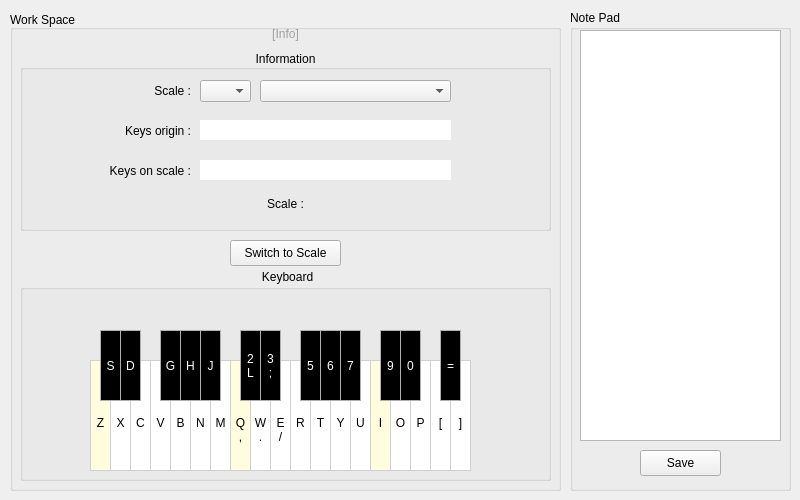
<?xml version="1.0" encoding="UTF-8"?>
<ui version="4.0">
 <class>Form</class>
 <widget class="QWidget" name="Form">
  <property name="geometry">
   <rect>
    <x>0</x>
    <y>0</y>
    <width>800</width>
    <height>500</height>
   </rect>
  </property>
  <property name="windowTitle">
   <string>Simple Piano</string>
  </property>
  <widget class="QGroupBox" name="boxNotePad">
   <property name="geometry">
    <rect>
     <x>570</x>
     <y>10</y>
     <width>221</width>
     <height>481</height>
    </rect>
   </property>
   <property name="title">
    <string>Note Pad</string>
   </property>
   <widget class="QTextEdit" name="textNotePad">
    <property name="geometry">
     <rect>
      <x>10</x>
      <y>20</y>
      <width>201</width>
      <height>411</height>
     </rect>
    </property>
   </widget>
   <widget class="QPushButton" name="buttonSaveNote">
    <property name="geometry">
     <rect>
      <x>70</x>
      <y>440</y>
      <width>81</width>
      <height>26</height>
     </rect>
    </property>
    <property name="text">
     <string>Save</string>
    </property>
   </widget>
  </widget>
  <widget class="QGroupBox" name="boxWorkSpace">
   <property name="geometry">
    <rect>
     <x>10</x>
     <y>10</y>
     <width>551</width>
     <height>481</height>
    </rect>
   </property>
   <property name="title">
    <string>Work Space</string>
   </property>
   <property name="alignment">
    <set>Qt::AlignBottom|Qt::AlignLeading|Qt::AlignLeft</set>
   </property>
   <widget class="QGroupBox" name="boxInformation">
    <property name="geometry">
     <rect>
      <x>10</x>
      <y>40</y>
      <width>531</width>
      <height>181</height>
     </rect>
    </property>
    <property name="title">
     <string>Information</string>
    </property>
    <property name="alignment">
     <set>Qt::AlignCenter</set>
    </property>
    <widget class="QLabel" name="labelScale">
     <property name="geometry">
      <rect>
       <x>70</x>
       <y>30</y>
       <width>101</width>
       <height>21</height>
      </rect>
     </property>
     <property name="text">
      <string>Scale :</string>
     </property>
     <property name="alignment">
      <set>Qt::AlignRight|Qt::AlignTrailing|Qt::AlignVCenter</set>
     </property>
    </widget>
    <widget class="QLabel" name="labelKeysOrigin">
     <property name="geometry">
      <rect>
       <x>70</x>
       <y>70</y>
       <width>101</width>
       <height>21</height>
      </rect>
     </property>
     <property name="text">
      <string>Keys origin :</string>
     </property>
     <property name="alignment">
      <set>Qt::AlignRight|Qt::AlignTrailing|Qt::AlignVCenter</set>
     </property>
    </widget>
    <widget class="QLabel" name="labelKeysOnScale">
     <property name="geometry">
      <rect>
       <x>70</x>
       <y>110</y>
       <width>101</width>
       <height>21</height>
      </rect>
     </property>
     <property name="text">
      <string>Keys on scale :</string>
     </property>
     <property name="alignment">
      <set>Qt::AlignRight|Qt::AlignTrailing|Qt::AlignVCenter</set>
     </property>
    </widget>
    <widget class="QLineEdit" name="lineKeyOrigin">
     <property name="geometry">
      <rect>
       <x>180</x>
       <y>70</y>
       <width>251</width>
       <height>20</height>
      </rect>
     </property>
     <property name="focusPolicy">
      <enum>Qt::NoFocus</enum>
     </property>
     <property name="frame">
      <bool>false</bool>
     </property>
     <property name="readOnly">
      <bool>true</bool>
     </property>
    </widget>
    <widget class="QLineEdit" name="lineKeyOnScale">
     <property name="geometry">
      <rect>
       <x>180</x>
       <y>110</y>
       <width>251</width>
       <height>20</height>
      </rect>
     </property>
     <property name="focusPolicy">
      <enum>Qt::NoFocus</enum>
     </property>
     <property name="frame">
      <bool>false</bool>
     </property>
     <property name="readOnly">
      <bool>true</bool>
     </property>
    </widget>
    <widget class="QComboBox" name="comboRootNote">
     <property name="geometry">
      <rect>
       <x>180</x>
       <y>30</y>
       <width>51</width>
       <height>22</height>
      </rect>
     </property>
    </widget>
    <widget class="QComboBox" name="comboScale">
     <property name="geometry">
      <rect>
       <x>240</x>
       <y>30</y>
       <width>191</width>
       <height>22</height>
      </rect>
     </property>
    </widget>
    <widget class="QLabel" name="label_scale">
     <property name="geometry">
      <rect>
       <x>40</x>
       <y>140</y>
       <width>451</width>
       <height>28</height>
      </rect>
     </property>
     <property name="styleSheet">
      <string notr="true"/>
     </property>
     <property name="text">
      <string>Scale :</string>
     </property>
     <property name="alignment">
      <set>Qt::AlignCenter</set>
     </property>
    </widget>
   </widget>
   <widget class="QGroupBox" name="boxKeyboard">
    <property name="geometry">
     <rect>
      <x>10</x>
      <y>260</y>
      <width>531</width>
      <height>211</height>
     </rect>
    </property>
    <property name="focusPolicy">
     <enum>Qt::StrongFocus</enum>
    </property>
    <property name="styleSheet">
     <string notr="true">QGroupBox:focus {
	border: 2px dotted #00d4ff;
	margin: 8px 0 0 0;
	color: #00d4ff;
}
QGroupBox::title {
	subcontrol-origin: margin;
	subcontrol-position: top center;
	padding: 0 3px;
}</string>
    </property>
    <property name="title">
     <string>Keyboard</string>
    </property>
    <property name="alignment">
     <set>Qt::AlignCenter</set>
    </property>
    <widget class="QPushButton" name="buttonWhiteKey_1">
     <property name="geometry">
      <rect>
       <x>70</x>
       <y>90</y>
       <width>21</width>
       <height>111</height>
      </rect>
     </property>
     <property name="focusPolicy">
      <enum>Qt::NoFocus</enum>
     </property>
     <property name="styleSheet">
      <string notr="true">QPushButton {
    background-color: #fffddd;
    color: black;
    border: 1px solid #d0d0d0;
	padding: 1px;
}
QPushButton:hover {
    background-color: #e2faff;
}
QPushButton:pressed {
	background-color: #97efff;
}
QPushButton:focus {
	border: 1px solid #00c1e4;
}
</string>
     </property>
     <property name="text">
      <string>
Z</string>
     </property>
    </widget>
    <widget class="QPushButton" name="buttonWhiteKey_2">
     <property name="geometry">
      <rect>
       <x>90</x>
       <y>90</y>
       <width>21</width>
       <height>111</height>
      </rect>
     </property>
     <property name="focusPolicy">
      <enum>Qt::NoFocus</enum>
     </property>
     <property name="styleSheet">
      <string notr="true">QPushButton {
    background-color: white;
    color: black;
    border: 1px solid #d0d0d0;
	padding: 1px;
}
QPushButton:hover {
    background-color: #e2faff;
}
QPushButton:pressed {
	background-color: #97efff;
}
QPushButton:focus {
	border: 1px solid #00c1e4;
}
</string>
     </property>
     <property name="text">
      <string>
X</string>
     </property>
    </widget>
    <widget class="QPushButton" name="buttonWhiteKey_3">
     <property name="geometry">
      <rect>
       <x>110</x>
       <y>90</y>
       <width>21</width>
       <height>111</height>
      </rect>
     </property>
     <property name="focusPolicy">
      <enum>Qt::NoFocus</enum>
     </property>
     <property name="styleSheet">
      <string notr="true">QPushButton {
    background-color: white;
    color: black;
    border: 1px solid #d0d0d0;
	padding: 1px;
}
QPushButton:hover {
    background-color: #e2faff;
}
QPushButton:pressed {
	background-color: #97efff;
}
QPushButton:focus {
	border: 1px solid #00c1e4;
}
</string>
     </property>
     <property name="text">
      <string>
C</string>
     </property>
    </widget>
    <widget class="QPushButton" name="buttonWhiteKey_4">
     <property name="geometry">
      <rect>
       <x>130</x>
       <y>90</y>
       <width>21</width>
       <height>111</height>
      </rect>
     </property>
     <property name="focusPolicy">
      <enum>Qt::NoFocus</enum>
     </property>
     <property name="styleSheet">
      <string notr="true">QPushButton {
    background-color: white;
    color: black;
    border: 1px solid #d0d0d0;
	padding: 1px;
}
QPushButton:hover {
    background-color: #e2faff;
}
QPushButton:pressed {
	background-color: #97efff;
}
QPushButton:focus {
	border: 1px solid #00c1e4;
}
</string>
     </property>
     <property name="text">
      <string>
V</string>
     </property>
    </widget>
    <widget class="QPushButton" name="buttonWhiteKey_5">
     <property name="geometry">
      <rect>
       <x>150</x>
       <y>90</y>
       <width>21</width>
       <height>111</height>
      </rect>
     </property>
     <property name="focusPolicy">
      <enum>Qt::NoFocus</enum>
     </property>
     <property name="styleSheet">
      <string notr="true">QPushButton {
    background-color: white;
    color: black;
    border: 1px solid #d0d0d0;
	padding: 1px;
}
QPushButton:hover {
    background-color: #e2faff;
}
QPushButton:pressed {
	background-color: #97efff;
}
QPushButton:focus {
	border: 1px solid #00c1e4;
}
</string>
     </property>
     <property name="text">
      <string>
B</string>
     </property>
    </widget>
    <widget class="QPushButton" name="buttonWhiteKey_6">
     <property name="geometry">
      <rect>
       <x>170</x>
       <y>90</y>
       <width>21</width>
       <height>111</height>
      </rect>
     </property>
     <property name="focusPolicy">
      <enum>Qt::NoFocus</enum>
     </property>
     <property name="styleSheet">
      <string notr="true">QPushButton {
    background-color: white;
    color: black;
    border: 1px solid #d0d0d0;
	padding: 1px;
}
QPushButton:hover {
    background-color: #e2faff;
}
QPushButton:pressed {
	background-color: #97efff;
}
QPushButton:focus {
	border: 1px solid #00c1e4;
}
</string>
     </property>
     <property name="text">
      <string>
N</string>
     </property>
    </widget>
    <widget class="QPushButton" name="buttonWhiteKey_7">
     <property name="geometry">
      <rect>
       <x>190</x>
       <y>90</y>
       <width>21</width>
       <height>111</height>
      </rect>
     </property>
     <property name="focusPolicy">
      <enum>Qt::NoFocus</enum>
     </property>
     <property name="styleSheet">
      <string notr="true">QPushButton {
    background-color: white;
    color: black;
    border: 1px solid #d0d0d0;
	padding: 1px;
}
QPushButton:hover {
    background-color: #e2faff;
}
QPushButton:pressed {
	background-color: #97efff;
}
QPushButton:focus {
	border: 1px solid #00c1e4;
}
</string>
     </property>
     <property name="text">
      <string>
M</string>
     </property>
    </widget>
    <widget class="QPushButton" name="buttonWhiteKey_8">
     <property name="geometry">
      <rect>
       <x>210</x>
       <y>90</y>
       <width>21</width>
       <height>111</height>
      </rect>
     </property>
     <property name="focusPolicy">
      <enum>Qt::NoFocus</enum>
     </property>
     <property name="styleSheet">
      <string notr="true">QPushButton {
    background-color: #fffddd;
    color: black;
    border: 1px solid #d0d0d0;
	padding: 1px;
}
QPushButton:hover {
    background-color: #e2faff;
}
QPushButton:pressed {
	background-color: #97efff;
}
QPushButton:focus {
	border: 1px solid #00c1e4;
}
</string>
     </property>
     <property name="text">
      <string>

Q
,</string>
     </property>
    </widget>
    <widget class="QPushButton" name="buttonWhiteKey_9">
     <property name="geometry">
      <rect>
       <x>230</x>
       <y>90</y>
       <width>21</width>
       <height>111</height>
      </rect>
     </property>
     <property name="focusPolicy">
      <enum>Qt::NoFocus</enum>
     </property>
     <property name="styleSheet">
      <string notr="true">QPushButton {
    background-color: white;
    color: black;
    border: 1px solid #d0d0d0;
	padding: 1px;
}
QPushButton:hover {
    background-color: #e2faff;
}
QPushButton:pressed {
	background-color: #97efff;
}
QPushButton:focus {
	border: 1px solid #00c1e4;
}
</string>
     </property>
     <property name="text">
      <string>

W
.</string>
     </property>
    </widget>
    <widget class="QPushButton" name="buttonWhiteKey_10">
     <property name="geometry">
      <rect>
       <x>250</x>
       <y>90</y>
       <width>21</width>
       <height>111</height>
      </rect>
     </property>
     <property name="focusPolicy">
      <enum>Qt::NoFocus</enum>
     </property>
     <property name="styleSheet">
      <string notr="true">QPushButton {
    background-color: white;
    color: black;
    border: 1px solid #d0d0d0;
	padding: 1px;
}
QPushButton:hover {
    background-color: #e2faff;
}
QPushButton:pressed {
	background-color: #97efff;
}
QPushButton:focus {
	border: 1px solid #00c1e4;
}
</string>
     </property>
     <property name="text">
      <string>

E
/</string>
     </property>
    </widget>
    <widget class="QPushButton" name="buttonWhiteKey_11">
     <property name="geometry">
      <rect>
       <x>270</x>
       <y>90</y>
       <width>21</width>
       <height>111</height>
      </rect>
     </property>
     <property name="focusPolicy">
      <enum>Qt::NoFocus</enum>
     </property>
     <property name="styleSheet">
      <string notr="true">QPushButton {
    background-color: white;
    color: black;
    border: 1px solid #d0d0d0;
	padding: 1px;
}
QPushButton:hover {
    background-color: #e2faff;
}
QPushButton:pressed {
	background-color: #97efff;
}
QPushButton:focus {
	border: 1px solid #00c1e4;
}
</string>
     </property>
     <property name="text">
      <string>
R</string>
     </property>
    </widget>
    <widget class="QPushButton" name="buttonWhiteKey_12">
     <property name="geometry">
      <rect>
       <x>290</x>
       <y>90</y>
       <width>21</width>
       <height>111</height>
      </rect>
     </property>
     <property name="focusPolicy">
      <enum>Qt::NoFocus</enum>
     </property>
     <property name="styleSheet">
      <string notr="true">QPushButton {
    background-color: white;
    color: black;
    border: 1px solid #d0d0d0;
	padding: 1px;
}
QPushButton:hover {
    background-color: #e2faff;
}
QPushButton:pressed {
	background-color: #97efff;
}
QPushButton:focus {
	border: 1px solid #00c1e4;
}
</string>
     </property>
     <property name="text">
      <string>
T</string>
     </property>
    </widget>
    <widget class="QPushButton" name="buttonWhiteKey_13">
     <property name="geometry">
      <rect>
       <x>310</x>
       <y>90</y>
       <width>21</width>
       <height>111</height>
      </rect>
     </property>
     <property name="focusPolicy">
      <enum>Qt::NoFocus</enum>
     </property>
     <property name="styleSheet">
      <string notr="true">QPushButton {
    background-color: white;
    color: black;
    border: 1px solid #d0d0d0;
	padding: 1px;
}
QPushButton:hover {
    background-color: #e2faff;
}
QPushButton:pressed {
	background-color: #97efff;
}
QPushButton:focus {
	border: 1px solid #00c1e4;
}
</string>
     </property>
     <property name="text">
      <string>
Y</string>
     </property>
    </widget>
    <widget class="QPushButton" name="buttonWhiteKey_14">
     <property name="geometry">
      <rect>
       <x>330</x>
       <y>90</y>
       <width>21</width>
       <height>111</height>
      </rect>
     </property>
     <property name="focusPolicy">
      <enum>Qt::NoFocus</enum>
     </property>
     <property name="styleSheet">
      <string notr="true">QPushButton {
    background-color: white;
    color: black;
    border: 1px solid #d0d0d0;
	padding: 1px;
}
QPushButton:hover {
    background-color: #e2faff;
}
QPushButton:pressed {
	background-color: #97efff;
}
QPushButton:focus {
	border: 1px solid #00c1e4;
}
</string>
     </property>
     <property name="text">
      <string>
U</string>
     </property>
    </widget>
    <widget class="QPushButton" name="buttonWhiteKey_15">
     <property name="geometry">
      <rect>
       <x>350</x>
       <y>90</y>
       <width>21</width>
       <height>111</height>
      </rect>
     </property>
     <property name="focusPolicy">
      <enum>Qt::NoFocus</enum>
     </property>
     <property name="styleSheet">
      <string notr="true">QPushButton {
    background-color: #fffddd;
    color: black;
    border: 1px solid #d0d0d0;
	padding: 1px;
}
QPushButton:hover {
    background-color: #e2faff;
}
QPushButton:pressed {
	background-color: #97efff;
}
QPushButton:focus {
	border: 1px solid #00c1e4;
}
</string>
     </property>
     <property name="text">
      <string>
I</string>
     </property>
    </widget>
    <widget class="QPushButton" name="buttonWhiteKey_16">
     <property name="geometry">
      <rect>
       <x>370</x>
       <y>90</y>
       <width>21</width>
       <height>111</height>
      </rect>
     </property>
     <property name="focusPolicy">
      <enum>Qt::NoFocus</enum>
     </property>
     <property name="styleSheet">
      <string notr="true">QPushButton {
    background-color: white;
    color: black;
    border: 1px solid #d0d0d0;
	padding: 1px;
}
QPushButton:hover {
    background-color: #e2faff;
}
QPushButton:pressed {
	background-color: #97efff;
}
QPushButton:focus {
	border: 1px solid #00c1e4;
}
</string>
     </property>
     <property name="text">
      <string>
O</string>
     </property>
    </widget>
    <widget class="QPushButton" name="buttonWhiteKey_17">
     <property name="geometry">
      <rect>
       <x>390</x>
       <y>90</y>
       <width>21</width>
       <height>111</height>
      </rect>
     </property>
     <property name="focusPolicy">
      <enum>Qt::NoFocus</enum>
     </property>
     <property name="styleSheet">
      <string notr="true">QPushButton {
    background-color: white;
    color: black;
    border: 1px solid #d0d0d0;
	padding: 1px;
}
QPushButton:hover {
    background-color: #e2faff;
}
QPushButton:pressed {
	background-color: #97efff;
}
QPushButton:focus {
	border: 1px solid #00c1e4;
}
</string>
     </property>
     <property name="text">
      <string>
P</string>
     </property>
    </widget>
    <widget class="QPushButton" name="buttonWhiteKey_18">
     <property name="geometry">
      <rect>
       <x>410</x>
       <y>90</y>
       <width>21</width>
       <height>111</height>
      </rect>
     </property>
     <property name="focusPolicy">
      <enum>Qt::NoFocus</enum>
     </property>
     <property name="styleSheet">
      <string notr="true">QPushButton {
    background-color: white;
    color: black;
    border: 1px solid #d0d0d0;
	padding: 1px;
}
QPushButton:hover {
    background-color: #e2faff;
}
QPushButton:pressed {
	background-color: #97efff;
}
QPushButton:focus {
	border: 1px solid #00c1e4;
}
</string>
     </property>
     <property name="text">
      <string>
[</string>
     </property>
    </widget>
    <widget class="QPushButton" name="buttonWhiteKey_19">
     <property name="geometry">
      <rect>
       <x>430</x>
       <y>90</y>
       <width>21</width>
       <height>111</height>
      </rect>
     </property>
     <property name="focusPolicy">
      <enum>Qt::NoFocus</enum>
     </property>
     <property name="styleSheet">
      <string notr="true">QPushButton {
    background-color: white;
    color: black;
    border: 1px solid #d0d0d0;
	padding: 1px;
}
QPushButton:hover {
    background-color: #e2faff;
}
QPushButton:pressed {
	background-color: #97efff;
}
QPushButton:focus {
	border: 1px solid #00c1e4;
}
</string>
     </property>
     <property name="text">
      <string>
]</string>
     </property>
    </widget>
    <widget class="QPushButton" name="buttonBlackKey_1">
     <property name="geometry">
      <rect>
       <x>80</x>
       <y>60</y>
       <width>21</width>
       <height>71</height>
      </rect>
     </property>
     <property name="focusPolicy">
      <enum>Qt::NoFocus</enum>
     </property>
     <property name="styleSheet">
      <string notr="true">QPushButton {
    background-color: black;
    color: white;
    border: 1px solid #b0b0b0;
	padding: 1px;
}
QPushButton:hover {
    background-color: #585858;
}
QPushButton:pressed {
	background-color: #37c0d9;
}
QPushButton:focus {
	border: 1px solid;
}
</string>
     </property>
     <property name="text">
      <string>S</string>
     </property>
    </widget>
    <widget class="QPushButton" name="buttonBlackKey_2">
     <property name="geometry">
      <rect>
       <x>100</x>
       <y>60</y>
       <width>21</width>
       <height>71</height>
      </rect>
     </property>
     <property name="focusPolicy">
      <enum>Qt::NoFocus</enum>
     </property>
     <property name="styleSheet">
      <string notr="true">QPushButton {
    background-color: black;
    color: white;
    border: 1px solid #b0b0b0;
	padding: 1px;
}
QPushButton:hover {
    background-color: #585858;
}
QPushButton:pressed {
	background-color: #37c0d9;
}
QPushButton:focus {
	border: 1px solid;
}
</string>
     </property>
     <property name="text">
      <string>D</string>
     </property>
    </widget>
    <widget class="QPushButton" name="buttonBlackKey_3">
     <property name="geometry">
      <rect>
       <x>140</x>
       <y>60</y>
       <width>21</width>
       <height>71</height>
      </rect>
     </property>
     <property name="focusPolicy">
      <enum>Qt::NoFocus</enum>
     </property>
     <property name="styleSheet">
      <string notr="true">QPushButton {
    background-color: black;
    color: white;
    border: 1px solid #b0b0b0;
	padding: 1px;
}
QPushButton:hover {
    background-color: #585858;
}
QPushButton:pressed {
	background-color: #37c0d9;
}
QPushButton:focus {
	border: 1px solid;
}
</string>
     </property>
     <property name="text">
      <string>G</string>
     </property>
    </widget>
    <widget class="QPushButton" name="buttonBlackKey_4">
     <property name="geometry">
      <rect>
       <x>160</x>
       <y>60</y>
       <width>21</width>
       <height>71</height>
      </rect>
     </property>
     <property name="focusPolicy">
      <enum>Qt::NoFocus</enum>
     </property>
     <property name="styleSheet">
      <string notr="true">QPushButton {
    background-color: black;
    color: white;
    border: 1px solid #b0b0b0;
	padding: 1px;
}
QPushButton:hover {
    background-color: #585858;
}
QPushButton:pressed {
	background-color: #37c0d9;
}
QPushButton:focus {
	border: 1px solid;
}
</string>
     </property>
     <property name="text">
      <string>H</string>
     </property>
    </widget>
    <widget class="QPushButton" name="buttonBlackKey_5">
     <property name="geometry">
      <rect>
       <x>180</x>
       <y>60</y>
       <width>21</width>
       <height>71</height>
      </rect>
     </property>
     <property name="focusPolicy">
      <enum>Qt::NoFocus</enum>
     </property>
     <property name="styleSheet">
      <string notr="true">QPushButton {
    background-color: black;
    color: white;
    border: 1px solid #b0b0b0;
	padding: 1px;
}
QPushButton:hover {
    background-color: #585858;
}
QPushButton:pressed {
	background-color: #37c0d9;
}
QPushButton:focus {
	border: 1px solid;
}
</string>
     </property>
     <property name="text">
      <string>J</string>
     </property>
    </widget>
    <widget class="QPushButton" name="buttonBlackKey_6">
     <property name="geometry">
      <rect>
       <x>220</x>
       <y>60</y>
       <width>21</width>
       <height>71</height>
      </rect>
     </property>
     <property name="focusPolicy">
      <enum>Qt::NoFocus</enum>
     </property>
     <property name="styleSheet">
      <string notr="true">QPushButton {
    background-color: black;
    color: white;
    border: 1px solid #b0b0b0;
	padding: 1px;
}
QPushButton:hover {
    background-color: #585858;
}
QPushButton:pressed {
	background-color: #37c0d9;
}
QPushButton:focus {
	border: 1px solid;
}
</string>
     </property>
     <property name="text">
      <string>2
L</string>
     </property>
    </widget>
    <widget class="QPushButton" name="buttonBlackKey_7">
     <property name="geometry">
      <rect>
       <x>240</x>
       <y>60</y>
       <width>21</width>
       <height>71</height>
      </rect>
     </property>
     <property name="focusPolicy">
      <enum>Qt::NoFocus</enum>
     </property>
     <property name="styleSheet">
      <string notr="true">QPushButton {
    background-color: black;
    color: white;
    border: 1px solid #b0b0b0;
	padding: 1px;
}
QPushButton:hover {
    background-color: #585858;
}
QPushButton:pressed {
	background-color: #37c0d9;
}
QPushButton:focus {
	border: 1px solid;
}
</string>
     </property>
     <property name="text">
      <string>3
;</string>
     </property>
    </widget>
    <widget class="QPushButton" name="buttonBlackKey_8">
     <property name="geometry">
      <rect>
       <x>280</x>
       <y>60</y>
       <width>21</width>
       <height>71</height>
      </rect>
     </property>
     <property name="focusPolicy">
      <enum>Qt::NoFocus</enum>
     </property>
     <property name="styleSheet">
      <string notr="true">QPushButton {
    background-color: black;
    color: white;
    border: 1px solid #b0b0b0;
	padding: 1px;
}
QPushButton:hover {
    background-color: #585858;
}
QPushButton:pressed {
	background-color: #37c0d9;
}
QPushButton:focus {
	border: 1px solid;
}
</string>
     </property>
     <property name="text">
      <string>5</string>
     </property>
    </widget>
    <widget class="QPushButton" name="buttonBlackKey_9">
     <property name="geometry">
      <rect>
       <x>300</x>
       <y>60</y>
       <width>21</width>
       <height>71</height>
      </rect>
     </property>
     <property name="focusPolicy">
      <enum>Qt::NoFocus</enum>
     </property>
     <property name="styleSheet">
      <string notr="true">QPushButton {
    background-color: black;
    color: white;
    border: 1px solid #b0b0b0;
	padding: 1px;
}
QPushButton:hover {
    background-color: #585858;
}
QPushButton:pressed {
	background-color: #37c0d9;
}
QPushButton:focus {
	border: 1px solid;
}
</string>
     </property>
     <property name="text">
      <string>6</string>
     </property>
    </widget>
    <widget class="QPushButton" name="buttonBlackKey_10">
     <property name="geometry">
      <rect>
       <x>320</x>
       <y>60</y>
       <width>21</width>
       <height>71</height>
      </rect>
     </property>
     <property name="focusPolicy">
      <enum>Qt::NoFocus</enum>
     </property>
     <property name="styleSheet">
      <string notr="true">QPushButton {
    background-color: black;
    color: white;
    border: 1px solid #b0b0b0;
	padding: 1px;
}
QPushButton:hover {
    background-color: #585858;
}
QPushButton:pressed {
	background-color: #37c0d9;
}
QPushButton:focus {
	border: 1px solid;
}
</string>
     </property>
     <property name="text">
      <string>7</string>
     </property>
    </widget>
    <widget class="QPushButton" name="buttonBlackKey_11">
     <property name="geometry">
      <rect>
       <x>360</x>
       <y>60</y>
       <width>21</width>
       <height>71</height>
      </rect>
     </property>
     <property name="focusPolicy">
      <enum>Qt::NoFocus</enum>
     </property>
     <property name="styleSheet">
      <string notr="true">QPushButton {
    background-color: black;
    color: white;
    border: 1px solid #b0b0b0;
	padding: 1px;
}
QPushButton:hover {
    background-color: #585858;
}
QPushButton:pressed {
	background-color: #37c0d9;
}
QPushButton:focus {
	border: 1px solid;
}
</string>
     </property>
     <property name="text">
      <string>9</string>
     </property>
    </widget>
    <widget class="QPushButton" name="buttonBlackKey_12">
     <property name="geometry">
      <rect>
       <x>380</x>
       <y>60</y>
       <width>21</width>
       <height>71</height>
      </rect>
     </property>
     <property name="focusPolicy">
      <enum>Qt::NoFocus</enum>
     </property>
     <property name="styleSheet">
      <string notr="true">QPushButton {
    background-color: black;
    color: white;
    border: 1px solid #b0b0b0;
	padding: 1px;
}
QPushButton:hover {
    background-color: #585858;
}
QPushButton:pressed {
	background-color: #37c0d9;
}
QPushButton:focus {
	border: 1px solid;
}
</string>
     </property>
     <property name="text">
      <string>0</string>
     </property>
    </widget>
    <widget class="QPushButton" name="buttonBlackKey_13">
     <property name="geometry">
      <rect>
       <x>420</x>
       <y>60</y>
       <width>21</width>
       <height>71</height>
      </rect>
     </property>
     <property name="focusPolicy">
      <enum>Qt::NoFocus</enum>
     </property>
     <property name="styleSheet">
      <string notr="true">QPushButton {
    background-color: black;
    color: white;
    border: 1px solid #b0b0b0;
	padding: 1px;
}
QPushButton:hover {
    background-color: #585858;
}
QPushButton:pressed {
	background-color: #37c0d9;
}
QPushButton:focus {
	border: 1px solid;
}
</string>
     </property>
     <property name="text">
      <string>=</string>
     </property>
    </widget>
   </widget>
   <widget class="QPushButton" name="buttonSwitch">
    <property name="geometry">
     <rect>
      <x>220</x>
      <y>230</y>
      <width>111</width>
      <height>26</height>
     </rect>
    </property>
    <property name="text">
     <string>Switch to Scale</string>
    </property>
   </widget>
   <widget class="QLabel" name="label_info">
    <property name="geometry">
     <rect>
      <x>110</x>
      <y>10</y>
      <width>331</width>
      <height>28</height>
     </rect>
    </property>
    <property name="styleSheet">
     <string notr="true">color: #a0a0a0;</string>
    </property>
    <property name="text">
     <string>[Info]</string>
    </property>
    <property name="alignment">
     <set>Qt::AlignCenter</set>
    </property>
   </widget>
  </widget>
 </widget>
 <resources/>
 <connections/>
</ui>
